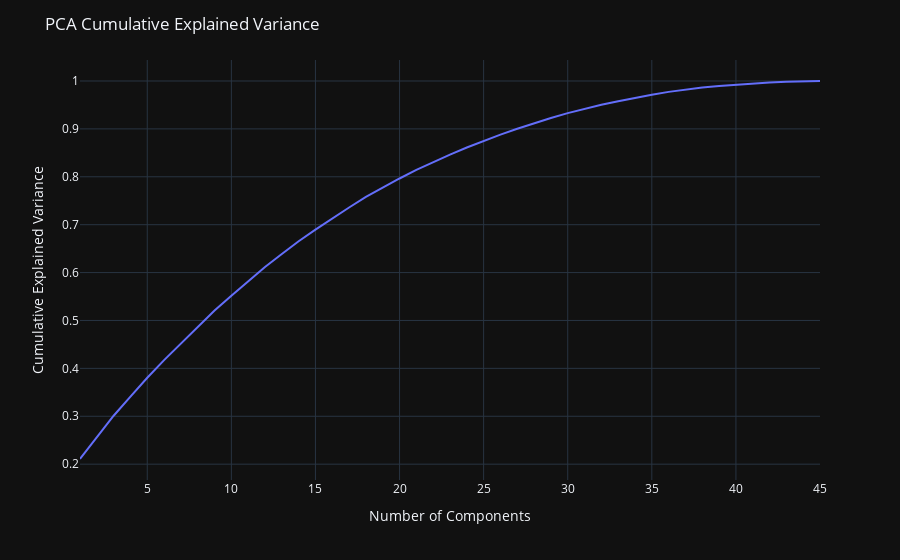

The notebook cell saved with this chart:
### Code cell
#If we ran a bunch of components, we can visualize cumulative explained variance and the "elbow"
#We'll just run with default parameters for now
pca_viz = PCA(random_state=42,
              n_components=0.9999)
pca_viz.fit_transform(pca_X_train)
cumsum_viz = np.cumsum(pca_viz.explained_variance_ratio_)

fig = px.line(x=range(1, 46), y=cumsum_viz, labels={'x': 'Number of Components', 'y': 'Cumulative Explained Variance'})
fig.update_layout(title='PCA Cumulative Explained Variance')
fig.show()

#Not much of an elbow here, should be around n_components=20

### Figure 1 — Plotly figure (JSON) as saved in the notebook; plotly's stock layout.template omitted (floating-point values rounded to 4 significant figures)
{"data": [{"hovertemplate": "Number of Components=%{x}<br>Cumulative Explained Variance=%{y}<extra></extra>", "legendgroup": "", "line": {"color": "#636efa", "dash": "solid"}, "marker": {"symbol": "circle"}, "mode": "lines", "name": "", "orientation": "v", "showlegend": false, "x": [1, 2, 3, 4, 5, 6, 7, 8, 9, 10, 11, 12, 13, 14, 15, 16, 17, 18, 19, 20, 21, 22, 23, 24, 25, 26, 27, 28, 29, 30, 31, 32, 33, 34, 35, 36, 37, 38, 39, 40, 41, 42, 43, 44, 45], "xaxis": "x", "y": [0.2108, 0.257, 0.3011, 0.3409, 0.3804, 0.4172, 0.4523, 0.4869, 0.521, 0.5519, 0.5824, 0.6118, 0.6387, 0.6653, 0.6895, 0.7131, 0.7359, 0.7579, 0.7777, 0.7964, 0.8144, 0.8306, 0.8464, 0.8612, 0.875, 0.888, 0.9002, 0.9122, 0.9228, 0.9329, 0.9421, 0.9502, 0.9577, 0.9649, 0.9714, 0.9773, 0.9821, 0.9865, 0.9896, 0.9924, 0.9948, 0.9971, 0.9987, 0.9995, 1.0], "yaxis": "y", "type": "scatter"}], "layout": {"xaxis": {"anchor": "y", "domain": [0.0, 1.0], "title": {"text": "Number of Components"}}, "yaxis": {"anchor": "x", "domain": [0.0, 1.0], "title": {"text": "Cumulative Explained Variance"}}, "legend": {"tracegroupgap": 0}, "margin": {"t": 60}, "title": {"text": "PCA Cumulative Explained Variance"}}}
